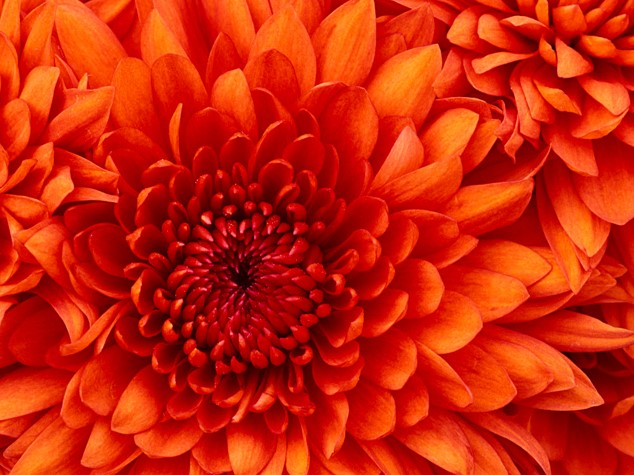
//> input picture ImageProcessing/ImageProcessing/img/flower.jpg, 634 x 475 px
$ ./Brightness   (built with g++ and OpenCV 4)
//> lines starting //> are read from the running program, lines starting //| are printed output that depends on the picture
#include <opencv2/core/core.hpp>
#include <opencv2/imgcodecs/imgcodecs.hpp>
#include <opencv2/highgui/highgui.hpp>
#include <iostream>

using namespace cv;
using namespace std;

int main(int argc, char** argv) {

	String imgname = "Original Image";
	String resultname = "Result Image";

	Mat orgimg = imread("./img/flower.jpg", CV_LOAD_IMAGE_COLOR);
//> orgimg is the input picture: 475 rows x 634 cols, CV_8UC3; mean B, G, R 10.5, 36, 202.8
	Mat resultimg = Mat(orgimg.rows, orgimg.cols, CV_8UC3);

	if (!orgimg.data) {
		cout << "No Image data" << endl;
		return -1;
	}

	int B, G, R;
	int brightness;

	while (1) {
		cout << endl << "****Brightness****" << endl << endl;
		cout << "Enter the brightness : ";
		cin >> brightness;
//> the answer given: 30

		if (brightness == 0) {
			imshow(imgname, orgimg);
			waitKey();
			break;
		}

		for (int y = 0; y < orgimg.rows; y++) {
			for (int x = 0; x < orgimg.cols; x++) {
				//픽셀에서 값 가져오기
				B = orgimg.at<Vec3b>(y, x)[0];
				G = orgimg.at<Vec3b>(y, x)[1];
				R = orgimg.at<Vec3b>(y, x)[2];

				//이미지 밝게 하기
				B += brightness;	if (B > 255) B = 255;	if (B < 0) B = 0;
				G += brightness;	if (G > 255) G = 255;	if (G < 0) G = 0;
				R += brightness;	if (R > 255) R = 255;	if (R < 0) R = 0;

				resultimg.at<Vec3b>(y, x)[0] = B;
				resultimg.at<Vec3b>(y, x)[1] = G;
				resultimg.at<Vec3b>(y, x)[2] = R;
			}
		}
//> this loop made 475 passes
//> (B, G, R) on passes 1 to 3: (39, 75, 255), (35, 73, 255), (31, 70, 255)
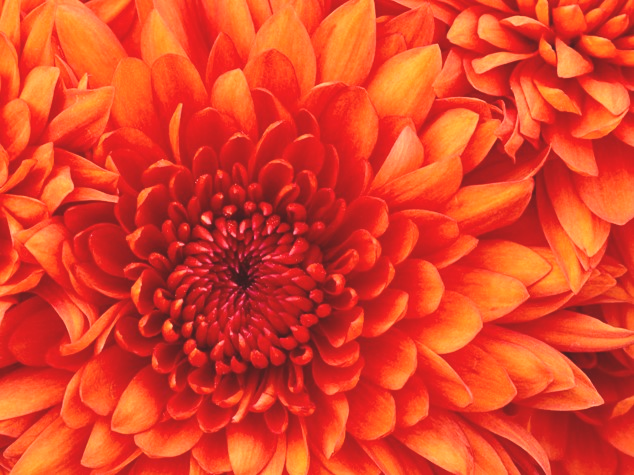
//> resultimg: 475 rows x 634 cols, CV_8UC3; mean B, G, R 40.5, 66, 224.1
//> after the loop, B = 32; G = 52; R = 237

		imshow(imgname, orgimg);
		imshow(resultname, resultimg);
		waitKey();
	}


}
